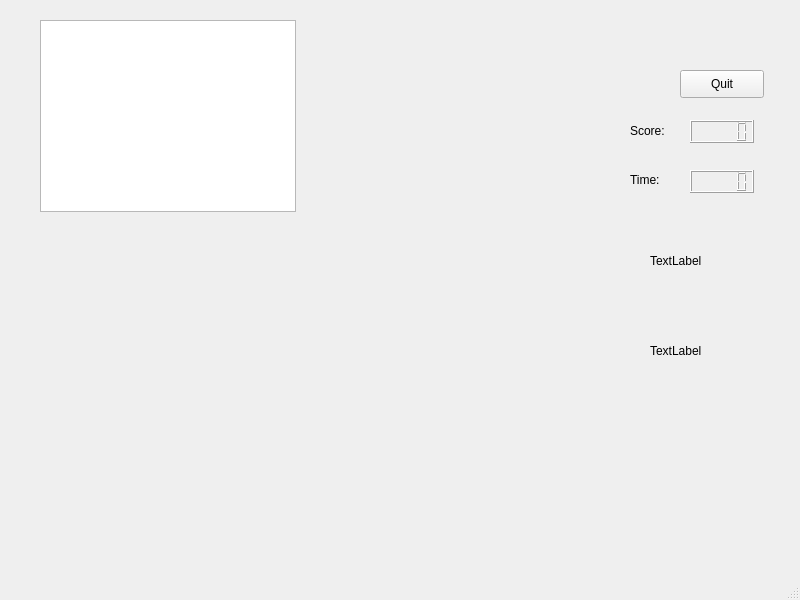
<?xml version="1.0" encoding="UTF-8"?>
<ui version="4.0">
 <class>MainWindow</class>
 <widget class="QMainWindow" name="MainWindow">
  <property name="geometry">
   <rect>
    <x>0</x>
    <y>0</y>
    <width>800</width>
    <height>600</height>
   </rect>
  </property>
  <property name="windowTitle">
   <string>MainWindow</string>
  </property>
  <widget class="QWidget" name="centralwidget">
   <widget class="QGraphicsView" name="gameView">
    <property name="geometry">
     <rect>
      <x>40</x>
      <y>20</y>
      <width>256</width>
      <height>192</height>
     </rect>
    </property>
   </widget>
   <widget class="QPushButton" name="endButton">
    <property name="geometry">
     <rect>
      <x>680</x>
      <y>70</y>
      <width>84</width>
      <height>28</height>
     </rect>
    </property>
    <property name="text">
     <string>Quit</string>
    </property>
   </widget>
   <widget class="QLCDNumber" name="scoreLCD">
    <property name="geometry">
     <rect>
      <x>690</x>
      <y>120</y>
      <width>64</width>
      <height>23</height>
     </rect>
    </property>
   </widget>
   <widget class="QLabel" name="scoreLabel">
    <property name="geometry">
     <rect>
      <x>630</x>
      <y>120</y>
      <width>63</width>
      <height>21</height>
     </rect>
    </property>
    <property name="text">
     <string>Score:</string>
    </property>
   </widget>
   <widget class="QLabel" name="timeLabel">
    <property name="geometry">
     <rect>
      <x>630</x>
      <y>170</y>
      <width>63</width>
      <height>20</height>
     </rect>
    </property>
    <property name="text">
     <string>Time:</string>
    </property>
   </widget>
   <widget class="QLCDNumber" name="timeLCD">
    <property name="geometry">
     <rect>
      <x>690</x>
      <y>170</y>
      <width>64</width>
      <height>23</height>
     </rect>
    </property>
   </widget>
   <widget class="QLabel" name="infoText">
    <property name="geometry">
     <rect>
      <x>650</x>
      <y>230</y>
      <width>131</width>
      <height>61</height>
     </rect>
    </property>
    <property name="sizePolicy">
     <sizepolicy hsizetype="Preferred" vsizetype="Preferred">
      <horstretch>100</horstretch>
      <verstretch>100</verstretch>
     </sizepolicy>
    </property>
    <property name="text">
     <string>TextLabel</string>
    </property>
    <property name="scaledContents">
     <bool>false</bool>
    </property>
    <property name="wordWrap">
     <bool>true</bool>
    </property>
   </widget>
   <widget class="QLabel" name="infoTextMurderer">
    <property name="geometry">
     <rect>
      <x>650</x>
      <y>320</y>
      <width>131</width>
      <height>61</height>
     </rect>
    </property>
    <property name="sizePolicy">
     <sizepolicy hsizetype="Preferred" vsizetype="Preferred">
      <horstretch>100</horstretch>
      <verstretch>100</verstretch>
     </sizepolicy>
    </property>
    <property name="text">
     <string>TextLabel</string>
    </property>
    <property name="scaledContents">
     <bool>false</bool>
    </property>
    <property name="wordWrap">
     <bool>true</bool>
    </property>
   </widget>
  </widget>
  <widget class="QMenuBar" name="menubar">
   <property name="geometry">
    <rect>
     <x>0</x>
     <y>0</y>
     <width>800</width>
     <height>25</height>
    </rect>
   </property>
  </widget>
  <widget class="QStatusBar" name="statusbar"/>
 </widget>
 <resources/>
 <connections>
  <connection>
   <sender>endButton</sender>
   <signal>clicked()</signal>
   <receiver>MainWindow</receiver>
   <slot>close()</slot>
   <hints>
    <hint type="sourcelabel">
     <x>571</x>
     <y>78</y>
    </hint>
    <hint type="destinationlabel">
     <x>399</x>
     <y>299</y>
    </hint>
   </hints>
  </connection>
 </connections>
</ui>
